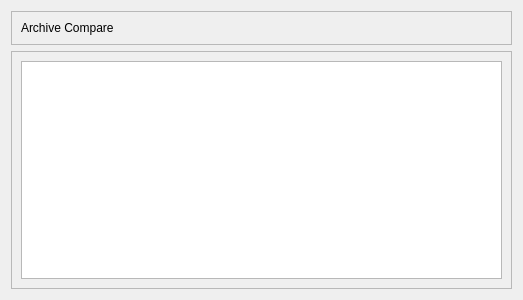
<?xml version="1.0" encoding="UTF-8"?>
<ui version="4.0">
 <class>ArchiveCompareWidget</class>
 <widget class="QWidget" name="ArchiveCompareWidget">
  <property name="geometry">
   <rect>
    <x>0</x>
    <y>0</y>
    <width>523</width>
    <height>300</height>
   </rect>
  </property>
  <property name="windowTitle">
   <string>Frame</string>
  </property>
  <layout class="QVBoxLayout" name="verticalLayout_2">
   <item>
    <widget class="QFrame" name="frame_2">
     <property name="frameShape">
      <enum>QFrame::StyledPanel</enum>
     </property>
     <property name="frameShadow">
      <enum>QFrame::Raised</enum>
     </property>
     <layout class="QHBoxLayout" name="horizontalLayout">
      <item>
       <widget class="QLabel" name="label">
        <property name="text">
         <string>Archive Compare</string>
        </property>
       </widget>
      </item>
     </layout>
    </widget>
   </item>
   <item>
    <widget class="QFrame" name="frame">
     <property name="frameShape">
      <enum>QFrame::StyledPanel</enum>
     </property>
     <property name="frameShadow">
      <enum>QFrame::Raised</enum>
     </property>
     <layout class="QVBoxLayout" name="verticalLayout">
      <item>
       <widget class="QTableView" name="tableView">
        <property name="acceptDrops">
         <bool>true</bool>
        </property>
        <property name="dragDropOverwriteMode">
         <bool>false</bool>
        </property>
        <property name="dragDropMode">
         <enum>QAbstractItemView::DragDrop</enum>
        </property>
        <property name="defaultDropAction">
         <enum>Qt::MoveAction</enum>
        </property>
       </widget>
      </item>
     </layout>
    </widget>
   </item>
  </layout>
 </widget>
 <resources/>
 <connections/>
</ui>
